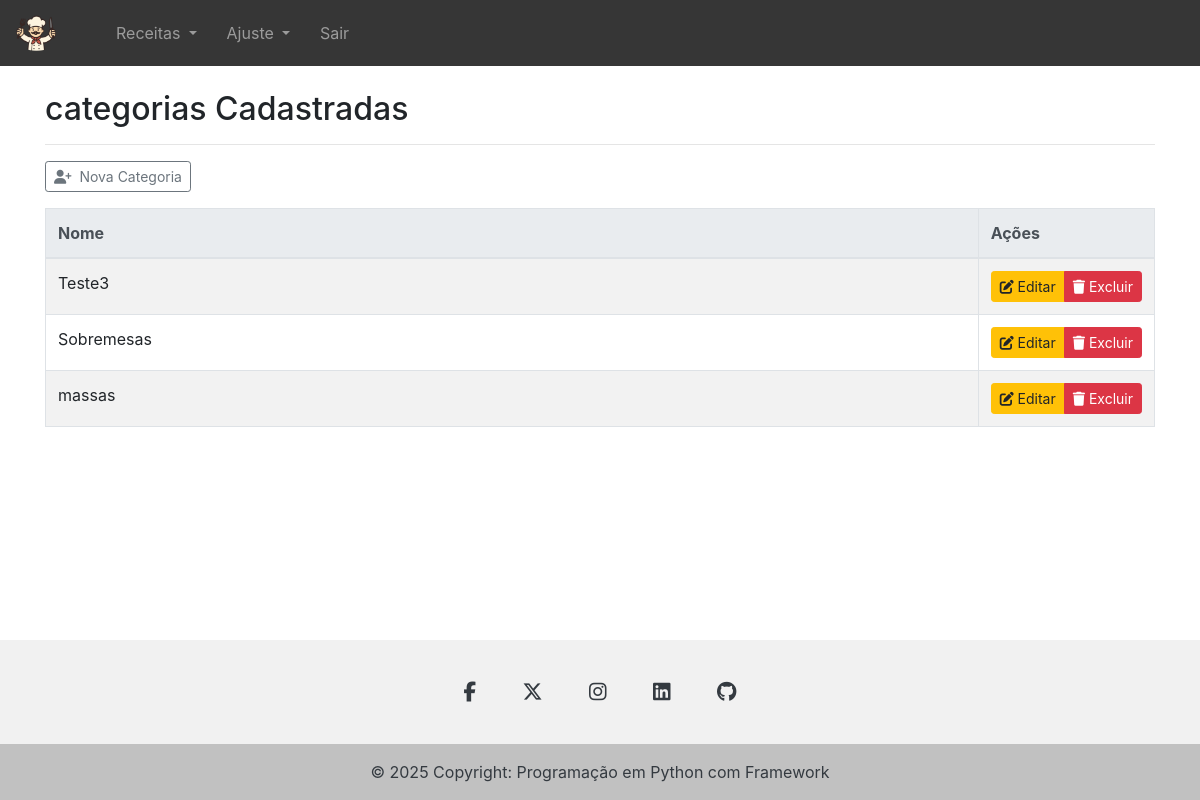
/listcategoria (signed in), run on the app's committed database.
### tables this page shows
CREATE TABLE categorias (
            id INTEGER PRIMARY KEY AUTOINCREMENT,
            nome_categoria TEXT NOT NULL
        );

### app.py (the view)
@app.route('/listcategoria', methods=['GET', 'POST'])
@login_requerido
def listcategoria():
    service = CategoriaService()
    try:
        categorias = service.listar_categorias()
    except Exception as e:
        flash(str(e),"error")
        categorias = []
    return render_template('list_categoria.html',categorias=categorias)

### app.py (called while the page is built)
def login_requerido(f):
    @wraps(f)
    def decorated_function(*args, **kwargs):
        if 'usuario' not in session:
            flash("Você precisa estar logado para acessar esta página.", "error")
            return redirect(url_for('login'))
        return f(*args, **kwargs)
    return decorated_function

@app.context_processor
def inject_social_links():
    social_links = {}
    service = ContatoService()
    contato = service.obter_contato()
    if contato:
        social_links = {
            "facebook" : contato.facebook or "",
            "rede_x" : contato.rede_x or "",
            "instagram" : contato.instagram or "",
            "linkedin" : contato.linkedin or "",
            "github" : contato.github or ""
        }
    return {"social_links": social_links}

### core/categoria/categoria_repository.py (called while the page is built)
    def _criar_tabela(self):
        query = '''
        CREATE TABLE IF NOT EXISTS categorias (
            id INTEGER PRIMARY KEY AUTOINCREMENT,
            nome_categoria TEXT NOT NULL
        )
        '''
        self.conn.execute(query)
        self.conn.commit()

    def listar_todas(self):
        cursor = self.conn.cursor()
        cursor.execute("SELECT * FROM categorias")
        rows = cursor.fetchall()
        return [Categoria(row["nome_categoria"]) for row in rows]

### core/categoria/categoria_service.py (called while the page is built)
    def listar_categorias(self):
        return self.repository.listar_todas()

### core/contato/contato_repository.py (called while the page is built)
    def _criar_tabela(self):
        query = '''
        CREATE TABLE IF NOT EXISTS contatos (
            id INTEGER PRIMARY KEY,
            facebook TEXT,
            rede_x TEXT,
            instagram TEXT,
            linkedin TEXT,
            github TEXT
        )
        '''
        self.conn.execute(query)
        self.conn.commit()

    def buscar_por_id(self, id):
        cursor = self.conn.cursor()
        cursor.execute("SELECT * FROM contatos WHERE id = ?", (id,))
        row = cursor.fetchone()
        return Contato(**row) if row else None

### core/contato/contato_service.py (called while the page is built)
    def obter_contato(self, id=1):
        contato = self.repository.buscar_por_id(id)
        if not contato:
            raise ValueError("Contato não encontrado.")
        return contato

### templates/list_categoria.html (shortened to what this page needs)
{% extends "base.html" %}
{% block content %}
<h2>categorias Cadastradas</h2>
<hr>
<div class="btn-group mb-3" role="group">
    <button type="button" class="btn btn-outline-secondary btn-sm"
        onclick="window.location.href='{{ url_for('categoria') }}'">
        <i class="fa-solid fa-user-plus"></i>&nbsp;&nbsp;Nova Categoria
    </button>
</div>
<table class="table table-bordered table-striped">
    <thead class="thead-light">
        <tr>
            <th>Nome</th>
            <th style="width: 160px;">Ações</th>
        </tr>
    </thead>
    <tbody>
        {% for categoria in categorias %}
        <tr>
            <td>{{ categoria.nome_categoria }}</td>
            <td>
                <div class="btn-group btn-group-sm" role="group">
                    <a href="{{ url_for('editar_categoria', nome_categoria=categoria.nome_categoria) }}" class="btn btn-warning">
                        <i class="fa-solid fa-pen-to-square"></i> Editar
                    </a>
                    <a href="{{ url_for('excluir_categoria', nome_categoria=categoria.nome_categoria) }}" class="btn btn-danger"
                        onclick="return confirm('Tem certeza que deseja excluir este categoria?');">
                        <i class="fa-solid fa-trash"></i> Excluir
                    </a>
                </div>
            </td>
        </tr>
        {% else %}
        <tr>
            <td colspan="4" class="text-center">Nenhum categoria encontrado.</td>
        </tr>
        {% endfor %}
    </tbody>
</table>
{% endblock %}

### data on the page
categorias: nome_categoria "Teste3"
categorias: nome_categoria "Sobremesas"
categorias: nome_categoria "massas"
